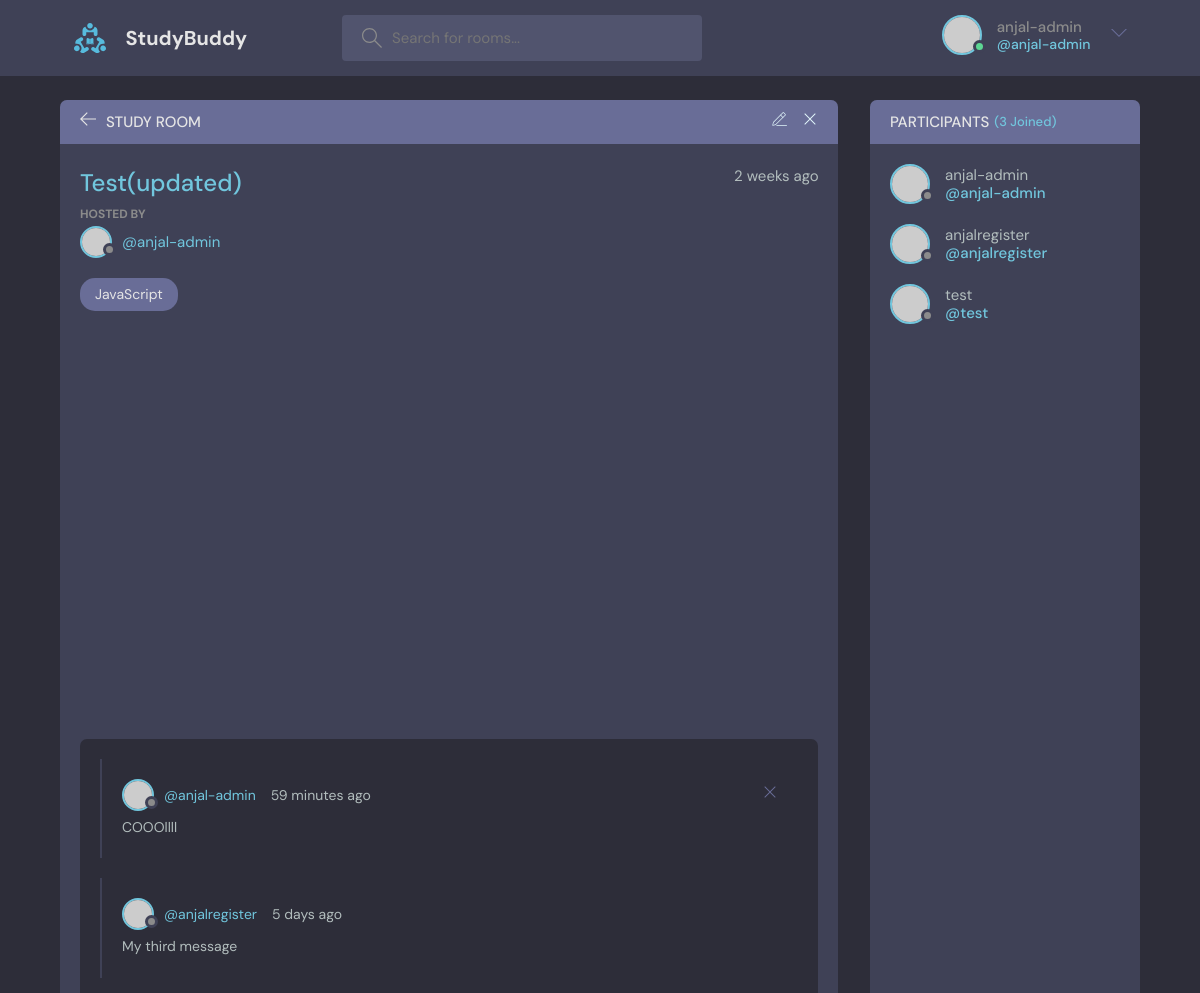
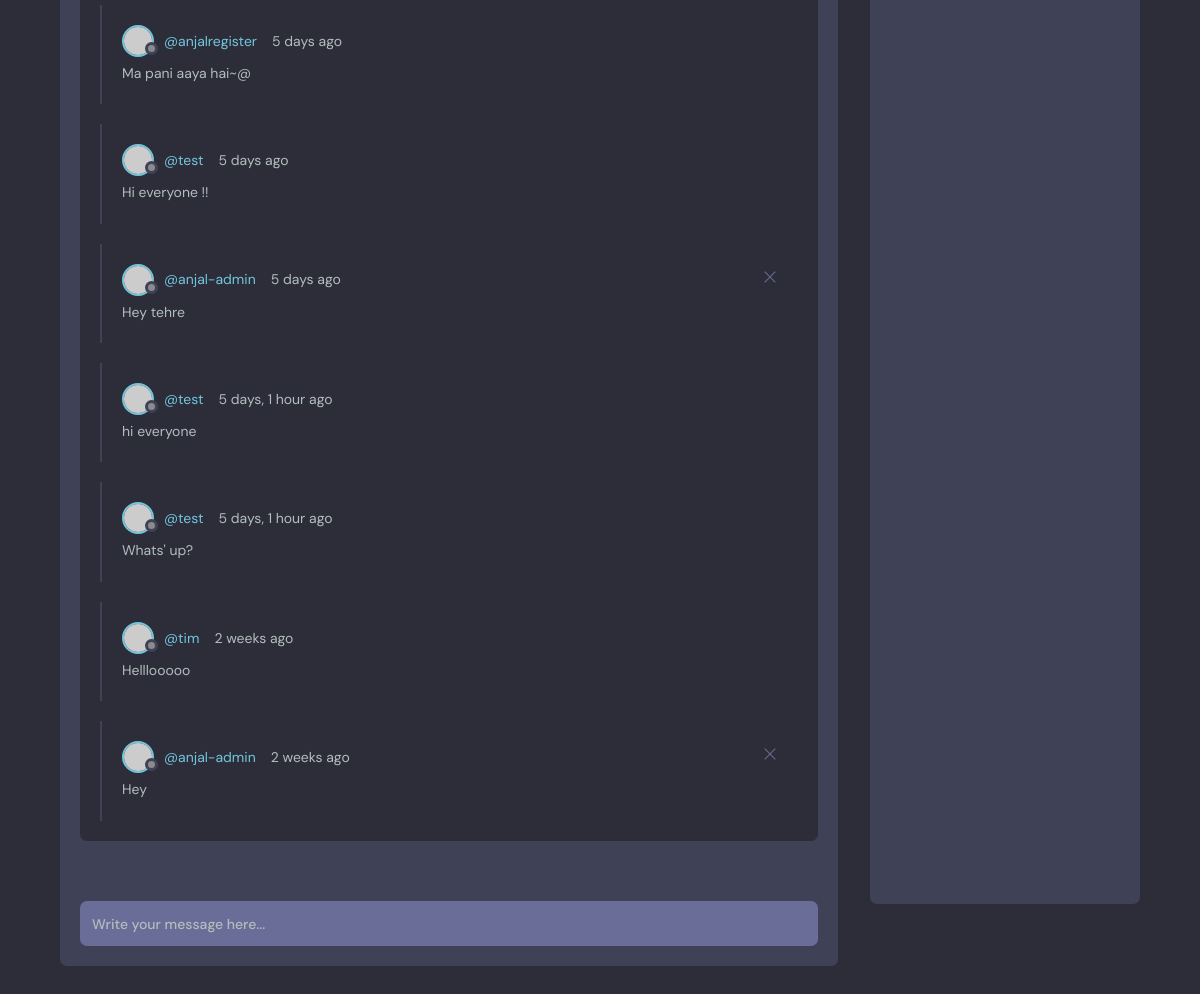
Screenshot of /room/1 (signed in) with the database file from the repository (2 pictures, top to bottom).
### base/models.py (models this page shows, shortened)
class Room(models.Model):
    host = models.ForeignKey(User, on_delete=models.SET_NULL, null=True)
    topic = models.ForeignKey(Topic, on_delete=models.SET_NULL, null=True)
    name = models.CharField(max_length=200)
    description = models.TextField(null=True, blank=True)
    participants = models.ManyToManyField(User, related_name='participants', blank=True)
    updated = models.DateTimeField(auto_now=True)
    created = models.DateField(auto_now_add=True)
    class Meta:
        ordering = ['updated', 'created']

class Topic(models.Model):
    name = models.CharField(max_length=200)
    def __str__(self):
        return self.name

class Message(models.Model):
    user = models.ForeignKey(User, on_delete=models.CASCADE)
    room = models.ForeignKey(Room, on_delete=models.CASCADE)
    body = models.TextField()
    updated = models.DateTimeField(auto_now=True)
    created = models.DateTimeField(auto_now_add=True)
    class Meta:
        ordering = ['-updated', 'created']

### base/views.py (the view, shortened to what this page needs)
# urls.py: path('room/<str:pk>', views.room, name='room'),
def room(request, pk):
    room = Room.objects.get(id=pk)
    room_messages = room.message_set.all().order_by('-created')
    participants = room.participants.all()
    context = {'room': room, 'room_messages':room_messages, 'participants':  participants}
    return render(request, 'base/room.html', context)

### base/templates/base/room.html (shortened to what this page needs)
{% extends 'main.html' %}
{% block content %}
    <main class="profile-page layout layout--2">
      <div class="container">
        <div class="room">
          <div class="room__top">
            <div class="room__topLeft">
              <a href="{% url 'home' %}">
                <svg version="1.1" xmlns="http://www.w3.org/2000/svg" width="32" height="32" viewBox="0 0 32 32">
                  <title>arrow-left</title>
                  <path
                    d="M13.723 2.286l-13.723 13.714 13.719 13.714 1.616-1.611-10.96-10.96h27.625v-2.286h-27.625l10.965-10.965-1.616-1.607z"
                  ></path>
                </svg>
              </a>
              <h3>Study Room</h3>
            </div>
            {% if room.host == request.user %}
            <div class="room__topRight">
              <a href="{% url 'update-room' room.id %}">
              </a>
              <a href="{% url 'delete-room' room.id %}">
                <svg version="1.1" xmlns="http://www.w3.org/2000/svg" width="32" height="32" viewBox="0 0 32 32">
                  <title>remove</title>
                  <path
                    d="M27.314 6.019l-1.333-1.333-9.98 9.981-9.981-9.981-1.333 1.333 9.981 9.981-9.981 9.98 1.333 1.333 9.981-9.98 9.98 9.98 1.333-1.333-9.98-9.98 9.98-9.981z"
                  ></path>
                </svg>
              </a>
            </div>
            {% endif %}
          </div>
          <div class="room__box scroll">
            <div class="room__header scroll">
              <div class="room__info">
                <h3>{{room.name}}</h3>
                <span>{{room.created|timesince}} ago</span>
              </div>
              <div class="room__hosted">
                <p>Hosted By</p>
                <a href="{% url 'user-profile' room.host.id %}" class="room__author">
                  <div class="avatar avatar--small">
                    <img src="https://randomuser.me/api/portraits/men/37.jpg" />
                  </div>
                  <span>@{{room.host.username}}</span>
                </a>
              </div>
              <span class="room__topics">{{room.topic}}</span>
            </div>
            <div class="room__conversation">
              <div class="threads scroll">
                {% for message in room_messages %}
                <div class="thread">
                  <div class="thread__top">
                    <div class="thread__author">
                      <a href="{% url 'user-profile' message.user.id %}" class="thread__authorInfo">
                        <div class="avatar avatar--small">
                          <img src="https://randomuser.me/api/portraits/men/37.jpg" />
                        </div>
                        <span>@{{message.user.username}}</span>
                      </a>
                      <span class="thread__date">{{message.created|timesince}} ago</span>
                    </div>
                    {% if request.user == message.user %}
                    <a href="{% url 'delete-message' message.id %}">
                    <div class="thread__delete">
                      <svg version="1.1" xmlns="http://www.w3.org/2000/svg" width="32" height="32" viewBox="0 0 32 32">
                        <title>remove</title>
                        <path
                          d="M27.314 6.019l-1.333-1.333-9.98 9.981-9.981-9.981-1.333 1.333 9.981 9.981-9.981 9.98 1.333 1.333 9.981-9.98 9.98 9.98 1.333-1.333-9.98-9.98 9.98-9.981z"
                        ></path>
                      </svg>
                    </div>
                    </a>
                    {% endif %}
                  </div>
                  <div class="thread__details">
                    {{ message.body }}
                  </div>
                </div>
                {% endfor %}
              </div>
            </div>
          </div>
          <div class="room__message">
            <form action="" method="POST">
              <input name="body" placeholder="Write your message here..." /></form>
          </div>
        </div>
        <div class="participants">
          <h3 class="participants__top">Participants <span>({{participants.count}} Joined)</span></h3>
          <div class="participants__list scroll">
            {% for user in participants %}
            <a href="{% url 'user-profile' user.id %}" class="participant">
              <div class="avatar avatar--medium">
                <img src="https://randomuser.me/api/portraits/men/37.jpg" />
              </div>
              <p>
                {{ user.username }}
                <span>@{{user.username}} </span>
              </p>
            </a>
            {% endfor %}
          </div>
        </div>
      </div>
    </main>
  </body>
{% endblock content %}

### templates/navbar.html (shortened to what this page needs)
{% load static %}
<header class="header header--loggedIn">
      <div class="container">
        <a href="{% url 'home' %}" class="header__logo">
          <img src="{% static 'images/logo.svg' %}" />
          <h1>StudyBuddy</h1>
        </a>
        <form class="header__search" method="GET" action="{% url 'home' %}">
          <label>
            <input name="q" placeholder="Search for rooms..." />
          </label>
        </form>
        <nav class="header__menu">
{% if request.user.is_authenticated %}
          <div class="header__user">
            <a href="{% url 'update-user' %}">
              <div class="avatar avatar--medium active">
                <img src="https://randomuser.me/api/portraits/men/37.jpg" />
              </div>
              <p>{{request.user.username}} <span>@{{request.user.username}}</span></p>
            </a>
            <button class="dropdown-button">
              <svg
                version="1.1"
                xmlns="http://www.w3.org/2000/svg"
                width="32"
                height="32"
                viewBox="0 0 32 32"
              >
                <title>chevron-down</title>
                <path d="M16 21l-13-13h-3l16 16 16-16h-3l-13 13z"></path>
              </svg>
            </button>
          </div>
          {% else %}
          <a href="{% url 'login' %}">
            <img src="{% static 'images/avatar.svg' %}" />
            <p>Login</p>
          </a>
          {% endif %}
        </nav>
      </div>
    </header>

### rows the page displays
Room: name "Test(updated)", created "2 weeks", host.username "anjal-admin", topic "JavaScript"
Message: user.username "anjal-admin", created "59 minutes", body "COOOllll"
Message: user.username "anjalregister", created "5 days", body "My third message"
Message: user.username "anjalregister", created "5 days", body "Ma pani aaya hai~@"
Message: user.username "test", created "5 days", body "Hi everyone !!"
Message: user.username "anjal-admin", created "5 days", body "Hey tehre"
Message: user.username "test", created "5 days, 1 hour", body "hi everyone"
Message: user.username "test", created "5 days, 1 hour", body "Whats' up?"
Message: user.username "tim", created "2 weeks", body "Helllooooo"
Message: user.username "anjal-admin", created "2 weeks", body "Hey"

### other values shown
{{ request.user.username }} "anjal-admin"
{{ participants.count }} "3"
{{ user.username }} "anjal-admin"
{{ user.username }} "anjalregister"
{{ user.username }} "test"
